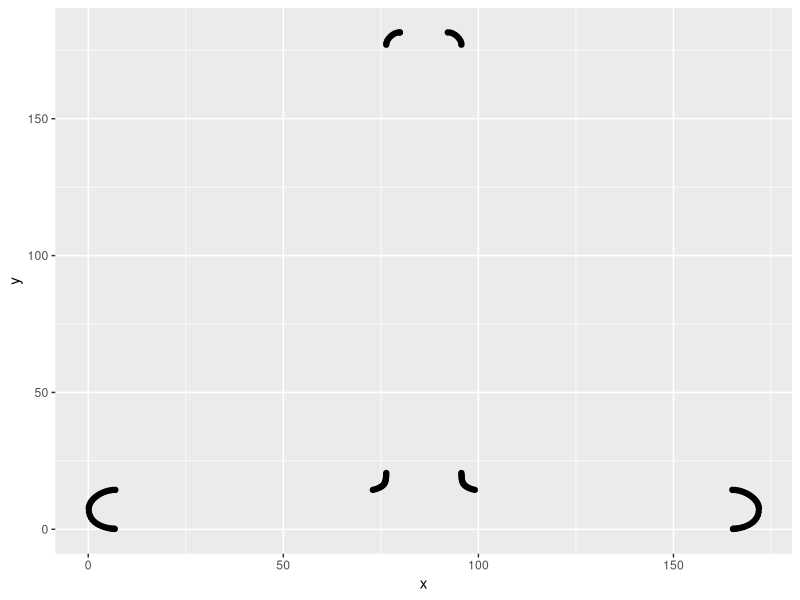
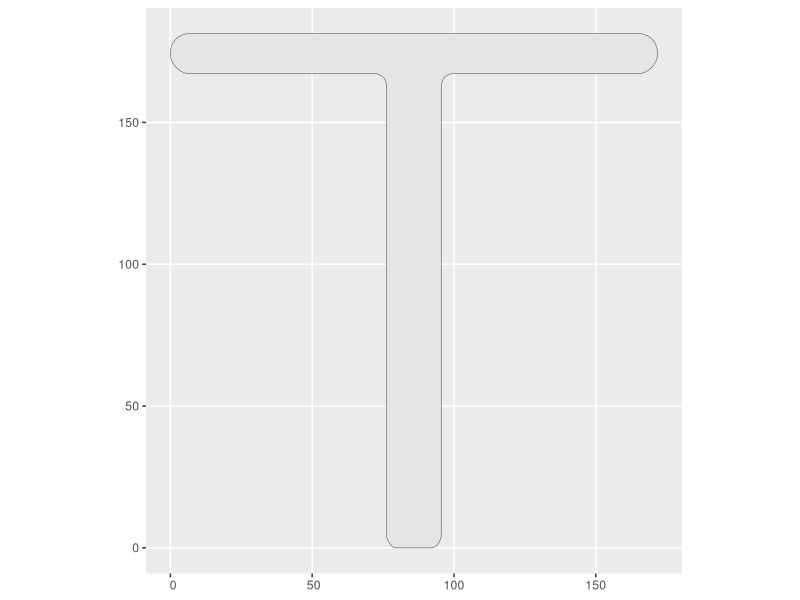
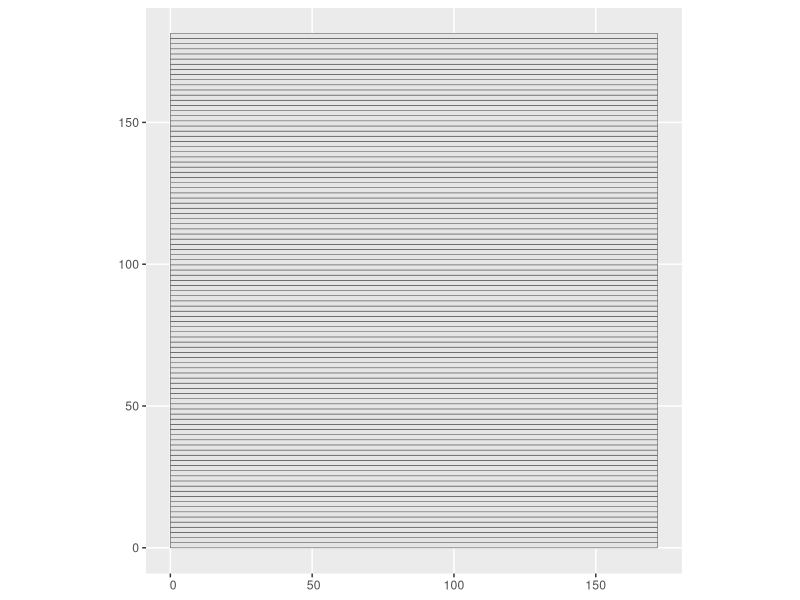
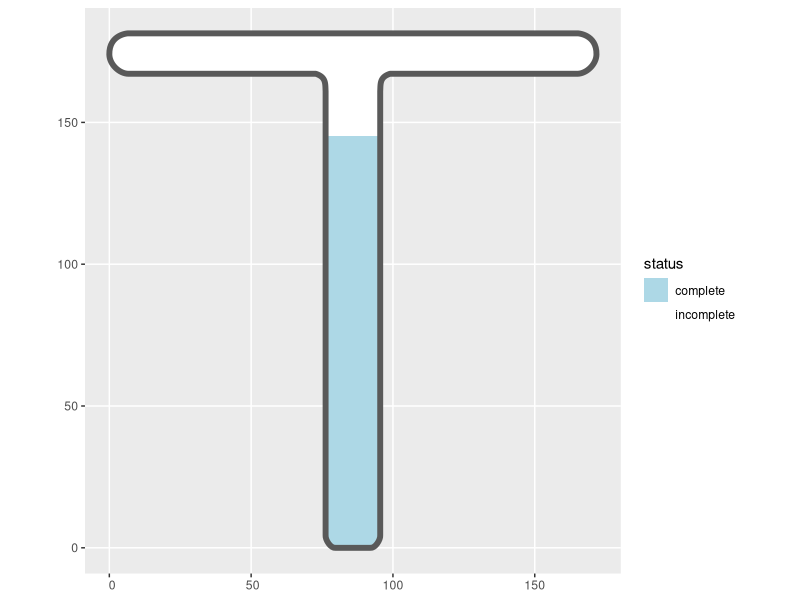

Recreate these plots in R, in order.
library(stringr)
library(sf)
library(ggplot2)
library(dplyr)

### UTILITY FUNCTIONS ###

# Check that the d attribute string of path can be processed
simplicity_check <- function(dstring){
  first_chr <- substr(d_string,1,1)
  last_chr <- substr(d_string, nchar(d_string), nchar(d_string))

  has_problem <- FALSE
  p_messages <- c()

  # Check that it begins with m and ends with z
  simple_and_closed <- identical(first_chr, "m") & identical(last_chr, "z")
  if(!simple_and_closed){
    has_problem <- TRUE
    p_messages <- append(p_messages,"path needs to start with m and end with z")
  }

  # Check that path doesn't contain more than one move to command
  internal_m_count <- length(grep("[Mm]", d_string))
  if(internal_m_count > 1){
    has_problem <- TRUE
    p_messages <- append(p_messages, "path has more than one m component")
  }

  # TODO Check only linear (mlLHvz only)

  if(has_problem){ cat(p_messages)}
  return(has_problem)
}

# Convert path description to list of parameters labeled with the name of the command
path_desc_to_cmdlist <- function(dstring){
  cmd_names <- str_extract_all(dstring, '\\p{Alphabetic}')[[1]]
  cmd_params <- str_split(dstring, '\\p{Alphabetic}', simplify = F)[[1]]

  # Remove str_split artifact: empty part of dstring prior to first command letter
  cmd_params_t <- as.list(cmd_params[-1])

  # Trim leading and trailing whitespace
  cmd_params_t <- lapply(cmd_params_t, trimws)

  # Add names
  names(cmd_params_t) <- cmd_names
  return(cmd_params_t)
}

# convert vector of x and y strings values to numeric and apply names
convert_xy_str <- function(str_vec){
  xy <- sapply(str_vec, as.numeric, USE.NAMES = F)
  names(xy) <- c('x','y')
  xy
}

# convert list of xy param strings into list of named numerics
convert_xy_params <- function(cmd_params){
  # split into list of "x,y" strings
  pair_str <- str_split(cmd_params, " ")[[1]]

  # split int list of vectors of "x" and "y" strings
  param_xy_str <- lapply(pair_str, function(x){str_split(x, ",")[[1]]} )

  param_xy <- lapply(param_xy_str, convert_xy_str )
}

# Convert list of xy values to xy coordinate data frame
frame_xy <- function(list_xy){ data.frame(x=sapply(list_xy,`[[`,1), y=sapply(list_xy,`[[`,2)) }

# get deltas dataframe from m command parameters
get_m_deltas <- function(param_xy){param_xy[-1]}

# get start point in dataframe from m command parameters
get_m_start <- function(param_xy){param_xy[1]}

# Given start dataframe and deltas list, emit data frame of x & y coords
# Corresponds to SVG's path 'l'
process_rel_l <- function(start, cmd_params){
  params_xy <- convert_xy_params(cmd_params)
  process_rel_l_internal(start, params_xy)
}

process_rel_l_internal <- function(start, params){
  params_df <- frame_xy(params)
  origin <- start[nrow(start), c("x","y")]
  points_x <- origin$x + cumsum(params_df$x)
  points_y <- origin$y + cumsum(params_df$y)
  data.frame(x=points_x, y=points_y)
}

# Given a list of points, emit data frame of x & y coords
# Corresponds to SVG's path 'L'
process_abs_l <- function(cmd_params){
  params <- convert_xy_params(cmd_params)
  frame_xy(params)
}

# Given emit data frame of x&y coords for params.  Start is ignored.
# Corresponds to SVG path 'm'
process_m <- function(start, cmd_params){
  # convert params to numeric xy pairs
  params <- convert_xy_params(cmd_params)
  origin <- frame_xy(get_m_start(params))

  # get x and y deltas, for m, all non-origin parameters
  deltas <- get_m_deltas(params)

  # process deltas as l command
  extra_coords <- process_rel_l_internal(origin, deltas)

  # Return origin and subsequent coordinates
  rbind(origin, extra_coords)
}

process_abs_v <- function(start, cmd_params){
  origin <- start[nrow(start), c("x","y")]
  data.frame(x=origin$x, y=sapply(cmd_params, as.numeric, USE.NAMES = F))
}

process_abs_h <- function(start, cmd_params){
  origin <- start[nrow(start), c("x","y")]
  data.frame(x=sapply(cmd_params, as.numeric, USE.NAMES = F), y=origin$y)
}

# Return the first point of the start coordinates dataframe
process_z <- function(start, params){
  start[1, c("x","y")]
}

# Given single letter dstring command name, return associated function
lookup_function <- function(cmd_name){
  function_name <- switch(cmd_name,
                          m="process_m",
                          l="process_rel_l",
                          L="process_abs_l",
                          h="process_rel_h",
                          H="process_abs_h",
                          v="process_rel_v",
                          V="process_abs_v",
                          z="process_z",
                          "unhandled")

  if(identical(function_name, "unrecognized")){
    rlang::abort(paste0("unhandled path command: ",cmd_name))
  }else{
    return(function_name)
  }
}

# convert dstring to dataframe of x&y coordinates
dstring_to_svg_coords <- function(d_string){
  cmd_list <- path_desc_to_cmdlist(d_string)
  fun_list <- sapply(names(cmd_list), lookup_function)

  result <- data.frame()
  for(i in 1:length(cmd_list)){
    coords_df <- do.call(fun_list[i], list(result, cmd_list[i]))
    result <- rbind(result, coords_df, make.row.names=F)
  }
  result
}

# affine transformation for rotation
rot <- function(a){matrix(c(cos(a), sin(a), -sin(a), cos(a)), 2, 2)}

# Convert svg coordinates to ploygon and flip horizontally to account for
#  differnce in origin between coordinate systems (topleft vs bottomleft)
svg_coords_to_polygon <- function(coords){
  outline <- st_polygon(list(as.matrix(coords)))

  # rotated 180
  rotated <- (outline) * rot(pi)

  # Move shape center to complete flip
  flipped <- rotated + st_point(c(max(coords$x), max(coords$y)))
}

# internal use function to drow a regtangle polygon
rect_poly <- function(ymin, ymax, xmin, xmax){
  x_vals <- c(xmin,xmin,xmax,xmax,xmin)
  y_vals <- c(ymin,ymax,ymax,ymin,ymin)
  points_matrix <- matrix(c(x_vals,y_vals),ncol=2)
  st_polygon(list(points_matrix))
}

# Generated sequence of rectangles to divide polygon
generate_dividers <- function(polyg, n){
  coords <- st_coordinates(polyg)
  min_y <- min(coords[,'Y'])
  max_y <- max(coords[,'Y'])
  min_x <- min(coords[,'X'])
  max_x <- max(coords[,'X'])

  # Create a sequence from min to max for y.
  y_seq <- seq(min_y, max_y, length.out=n+1)

  # Bottom edges of rects don't include ymax
  y_lowers <- y_seq[-length(y_seq)]
  # Top edges of rects don't include ymin
  y_uppers <- y_seq[-1]

  # apply over lower and upper y edges. x min and max are static
  rect_list <- mapply(FUN=rect_poly,
                      y_lowers, y_uppers,
                      MoreArgs=list(xmin=min_x, xmax=max_x),
                      SIMPLIFY=F)
}

# Given polygon and list of polygon dividers, return shape frame of intersections
#  between polygon and dividers.  In short, chop up the polygon.
intersect_dividers <- function(polyg, dividers){
  intersect_list <- lapply(dividers, st_intersection, polyg)
  # Conversion to sf (simple feature) frame
  st_sf(st_sfc(intersect_list))
}

### EXAMPLE DATA
# image path d attribute
d_string <- "m 79.858905,181.53725 -0.63078,-0.0528 -0.63271,-0.30764 -0.60558,-0.50723 -0.54939,-0.65161 -0.46412,-0.74075 -0.34978,-0.77466 -0.20639,-0.75335 -0.0339,-0.6768 V 20.554833 l -0.0242,-0.491317 -0.0176,-0.4823 -0.0178,-0.472177 -0.0249,-0.460948 -0.0388,-0.448614 -0.0596,-0.435175 -0.0873,-0.420629 -0.12179,-0.404977 -0.16316,-0.388221 -0.21138,-0.370359 -0.26645,-0.35139 -0.32838,-0.331317 -0.39716,-0.310137 -0.4728,-0.287852 -0.5553,-0.264461 -0.64464,-0.239964 H 6.9331215 l -0.603946,-0.037 -0.605953,-0.108731 -0.602419,-0.176182 -0.593342,-0.239347 -0.578724,-0.298227 -0.558564,-0.352824 -0.532863,-0.403133 -0.50162,-0.44916 -0.464834,-0.490901 -0.422507,-0.528356 -0.374639,-0.561527 -0.32122903,-0.590414 -0.262276,-0.6150143 -0.197782,-0.635331 -0.127747,-0.651362 -0.05217,-0.663109 0.05232,-1.266049 0.194117,-1.114324 0.315882,-0.972262 0.41761603,-0.839866 0.499318,-0.717135 0.560991,-0.604069 0.602631,-0.500668 0.62424,-0.406932 0.62582,-0.32286104 0.607366,-0.248455 0.568882,-0.183715 0.510368,-0.128639 0.431822,-0.08323 0.333244,-0.04748 0.214636,-0.0214 0.076,-0.005 H 165.25882 l 0.076,0.005 0.21464,0.0214 0.33324,0.04748 0.43182,0.08323 0.51037,0.128639 0.56888,0.183715 0.60737,0.248455 0.62582,0.32286104 0.62424,0.406932 0.60263,0.500668 0.56099,0.604069 0.49932,0.717135 0.41761,0.839866 0.31589,0.972262 0.19411,1.114324 0.0523,1.266049 -0.0522,0.663109 -0.12774,0.651362 -0.19779,0.635331 -0.26227,0.6150143 -0.32123,0.590414 -0.37464,0.561527 -0.42251,0.528356 -0.46483,0.490901 -0.50162,0.44916 -0.53286,0.403133 -0.55857,0.352824 -0.57872,0.298227 -0.59334,0.239347 -0.60242,0.176182 -0.60596,0.108731 -0.60394,0.037 H 99.071515 l -0.64464,0.239964 -0.5553,0.264461 -0.4728,0.287852 -0.39716,0.310137 -0.32837,0.331317 -0.26645,0.35139 -0.21138,0.370359 -0.16316,0.388221 -0.12179,0.404977 -0.0873,0.420629 -0.0596,0.435175 -0.0388,0.448614 -0.0249,0.460948 -0.0178,0.472177 -0.0176,0.4823 -0.0242,0.491317 V 177.07241 l -0.0339,0.6768 -0.20639,0.75335 -0.34978,0.77466 -0.46412,0.74075 -0.54939,0.65161 -0.60558,0.50723 -0.63271,0.30764 -0.63078,0.0528 z"

### PROCESSING EXAMPLE DATA TO POLYGON
coords <- dstring_to_svg_coords(d_string)
polyg <- svg_coords_to_polygon(coords)

### GENERATE 100 rectangles that cover the polygon
rects <- generate_dividers(polyg, 100)

### Chop up polygon into 100 equal vertical slices
slices <- intersect_dividers(polyg, rects)

### Add some performance results as a status column
slices[1:80, 'status'] <- 'complete'
slices[81:100, 'status'] <- 'incomplete'

ggplot() + geom_point(aes(x=x,y=y),data=coords)
ggplot() + geom_sf(data=polyg)
ggplot() + geom_sf(data=st_sf(st_sfc(rects)))

ggplot() +
  geom_sf(aes(fill=status), data=slices, lwd=0) +
  geom_sf(data=polyg, fill=NA, lwd=2) +
  scale_fill_manual(values=c('complete'='light blue', 'incomplete'='white'))
